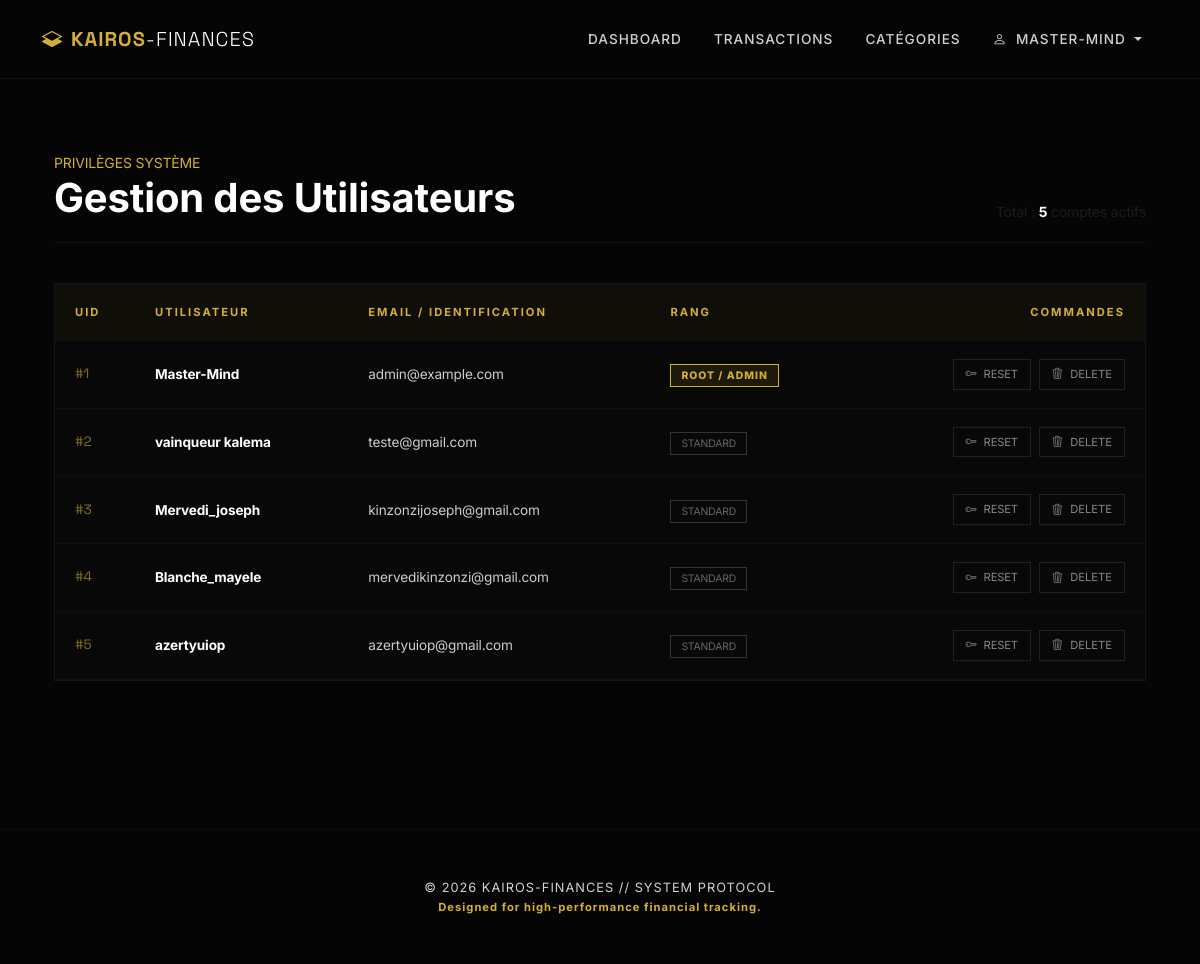
The app's page /admin/users (signed in) with its own data.
### app/models.py (models this page shows, shortened)
class User(UserMixin, db.Model):
    __tablename__ = 'user'
    id = db.Column(db.Integer, primary_key=True)
    username = db.Column(db.String(80), unique=True, nullable=False)
    email = db.Column(db.String(120), unique=True, nullable=False)
    password_hash = db.Column(db.String(128))
    currency = db.Column(db.String(3), nullable=False, default='EUR')
    is_admin = db.Column(db.Boolean, default=False)
    date_created = db.Column(db.DateTime, default=datetime.utcnow)
    transactions = db.relationship('Transaction', backref='user', lazy='dynamic')
    categories = db.relationship('Category', backref='owner', lazy='dynamic')

### app/admin.py (the view)
@bp.route('/users')
@login_required
@admin_required
def list_users():
    users = User.query.all()
    return render_template('admin/users.html', users=users)

### app/admin.py (called while the page is built)
def admin_required(f):
    @wraps(f)
    def decorated_function(*args, **kwargs):
        if not current_user.is_authenticated or not current_user.is_admin:
            flash('Accès réservé aux administrateurs.', 'danger')
            return redirect(url_for('main.index'))
        return f(*args, **kwargs)
    return decorated_function

### app/templates/admin/users.html (shortened to what this page needs)
{% extends 'base.html' %}
{% block content %}
<div class="container admin-container animate__animated animate__fadeIn">
    <div class="admin-header d-flex justify-content-between align-items-end">
        <div>
            <span class="text-gold small text-uppercase letter-spacing-2">Privilèges Système</span>
            <h1 class="text-white fw-bold mb-0">Gestion des Utilisateurs</h1>
        </div>
        <div class="text-muted small">
            Total : <span class="text-white fw-bold">{{ users|length }}</span> comptes actifs
        </div>
    </div>
    <div class="k-table-wrapper">
        <table class="k-table">
            <thead>
                <tr>
                    <th>UID</th>
                    <th>Utilisateur</th>
                    <th>Email / Identification</th>
                    <th>Rang</th>
                    <th class="text-end">Commandes</th>
                </tr>
            </thead>
            <tbody>
                {% for user in users %}
                <tr>
                    <td class="id-column">#{{ user.id }}</td>
                    <td>
                        <div class="fw-bold text-white">{{ user.username }}</div>
                    </td>
                    <td>{{ user.email }}</td>
                    <td>
                        {% if user.is_admin %}
                            <span class="badge-admin">Root / Admin</span>
                        {% else %}
                            <span class="badge-user">Standard</span>
                        {% endif %}
                    </td>
                    <td class="text-end">
                        <div class="d-flex justify-content-end gap-2">
                            <a href="{{ url_for('admin.reset_password', user_id=user.id) }}" class="btn-k-action btn-k-reset">
                                <i class="bi bi-key me-1"></i> Reset
                            </a>
                            <form action="{{ url_for('admin.delete_user', user_id=user.id) }}" method="POST" class="d-inline">
                                <button type="submit" class="btn-k-action btn-k-delete" onclick="return confirm('Confirmer la suppression irréversible de cet utilisateur ?')">
                                    <i class="bi bi-trash3 me-1"></i> Delete
                                </button>
                            </form>
                        </div>
                    </td>
                </tr>
                {% endfor %}
            </tbody>
        </table>
    </div>
</div>
{% endblock %}

### app/templates/base.html (shortened to what this page needs)
<!DOCTYPE html>
<html lang="fr">
<head>
    <link href="https://cdn.jsdelivr.net/npm/bootstrap@5.3.0/dist/css/bootstrap.min.css" rel="stylesheet">
    <link rel="stylesheet" href="https://cdn.jsdelivr.net/npm/bootstrap-icons@1.11.3/font/bootstrap-icons.min.css">
</head>
<body>
    <nav class="navbar navbar-expand-lg navbar-dark fixed-top">
        <div class="container">
            <a class="navbar-brand" href="{{ url_for('main.index') }}">
                <i class="bi bi-layers-half me-2"></i>KAIROS<span class="fw-light text-white">-FINANCES</span>
            </a>
            <div class="collapse navbar-collapse" id="navbarNav">
                <ul class="navbar-nav ms-auto">
                    {% if current_user.is_authenticated %}
                        <li class="nav-item">
                            <a class="nav-link" href="{{ url_for('main.dashboard') }}">Dashboard</a>
                        </li>
                        <li class="nav-item">
                            <a class="nav-link" href="{{ url_for('transactions.list_transactions') }}">Transactions</a>
                        </li>
                        <li class="nav-item">
                            <a class="nav-link" href="{{ url_for('transactions.list_categories') }}">Catégories</a>
                        </li>
                        <li class="nav-item dropdown">
                            <a class="nav-link dropdown-toggle" href="#" id="profileDrop" role="button" data-bs-toggle="dropdown">
                                <i class="bi bi-person me-1"></i> {{ current_user.username }}
                            </a>
                        </li>
                    {% endif %}
                </ul>
            </div>
        </div>
    </nav>
    <main>
        <div class="container">
            {% block content %}{% endblock %}
        </div>
    </main>
    <footer class="py-5 mt-5">
        <div class="container text-center">
            <p class="mb-0 text-uppercase">&copy; 2026 KAIROS-FINANCES // SYSTEM PROTOCOL</p>
            <small class="text-gold fw-bold">Designed for high-performance financial tracking.</small>
        </div>
    </footer>
</body>
</html>

### app/templates/base.html (style rules this page uses)
:root { --k-black: #050505; --k-dark: #0f0f0f; --k-gold: #D4AF37; --k-gold-dim: rgba(212, 175, 55, 0.15); --k-glass: rgba(15, 15, 15, 0.8); --text-main: #f0f0f0; --text-muted: #d3d0d0; }
body { background-color: var(--k-black); color: var(--text-main); font-family: 'Inter', sans-serif; letter-spacing: -0.01em; }
.navbar { background: var(--k-black) !important; border-bottom: 1px solid rgba(255, 255, 255, 0.05); backdrop-filter: blur(15px); padding: 1.2rem 0; }
.navbar-brand { font-family: 'Space Grotesk', sans-serif; font-weight: 700; letter-spacing: 1px; color: var(--k-gold) !important; text-transform: uppercase; }
.nav-link { font-size: 0.85rem; font-weight: 500; color: var(--text-muted) !important; text-transform: uppercase; letter-spacing: 1px; margin: 0 0.5rem; transition: 0.3s; }
main { min-height: 85vh; padding-top: 100px; }
footer { border-top: 1px solid rgba(255, 255, 255, 0.03); background: var(--k-black) !important; color: var(--text-muted) !important; font-size: 0.8rem; letter-spacing: 1px; }
.text-gold { color: var(--k-gold); }

### app/templates/admin/users.html (style rules this page uses)
.admin-container { margin-top: 50px; padding-bottom: 100px; }
.admin-header { border-bottom: 1px solid rgba(255, 255, 255, 0.05); padding-bottom: 20px; margin-bottom: 40px; }
.k-table-wrapper { background: rgba(255, 255, 255, 0.01); border: 1px solid rgba(255, 255, 255, 0.05); overflow: hidden; }
.k-table { width: 100%; border-collapse: collapse; color: #ccc; }
.k-table th { background: rgba(212, 175, 55, 0.03); color: var(--k-gold); text-transform: uppercase; font-size: 0.7rem; letter-spacing: 2px; padding: 20px; font-weight: 700; text-align: left; }
.k-table td { padding: 18px 20px; border-bottom: 1px solid rgba(255, 255, 255, 0.03); font-size: 0.85rem; vertical-align: middle; }
.badge-admin { padding: 4px 10px; font-size: 0.65rem; text-transform: uppercase; font-weight: 800; letter-spacing: 1px; background: rgba(212, 175, 55, 0.1); color: var(--k-gold); border: 1px solid var(--k-gold); }
.badge-user { padding: 4px 10px; font-size: 0.65rem; text-transform: uppercase; color: #666; border: 1px solid #333; }
.btn-k-action { background: transparent; border: 1px solid rgba(255, 255, 255, 0.1); color: #888; font-size: 0.7rem; text-transform: uppercase; padding: 6px 12px; transition: 0.3s; text-decoration: none; display: inline-block; }
.id-column { font-family: 'Space Grotesk', monospace; color: var(--k-gold); opacity: 0.6; width: 80px; }

### records on screen
User: username "MASTER-MIND", id "1", username "Master-Mind", email "admin@example.com", is_admin "ROOT / ADMIN"
User: id "2", username "vainqueur kalema", email "teste@gmail.com", is_admin "STANDARD"
User: id "3", username "Mervedi_joseph", email "kinzonzijoseph@gmail.com", is_admin "STANDARD"
User: id "4", username "Blanche_mayele", email "mervedikinzonzi@gmail.com", is_admin "STANDARD"
User: id "5", username "azertyuiop", email "azertyuiop@gmail.com", is_admin "STANDARD"

### other values on screen
{{ users|length }} "5"
